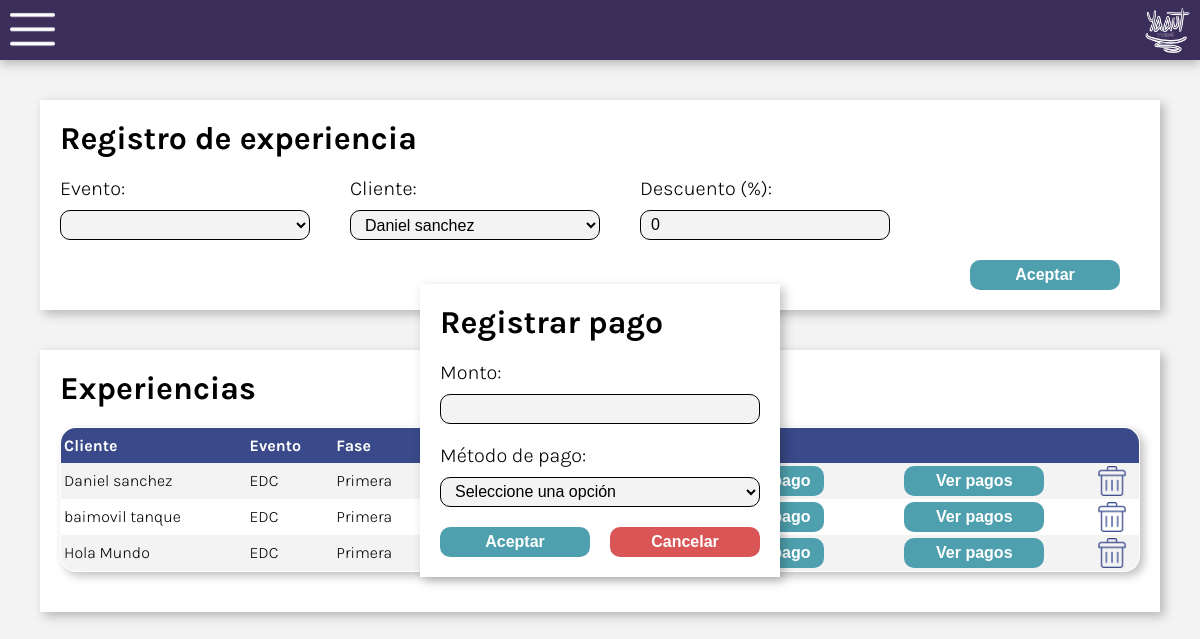
The app's page /Experiencias.php, older data.
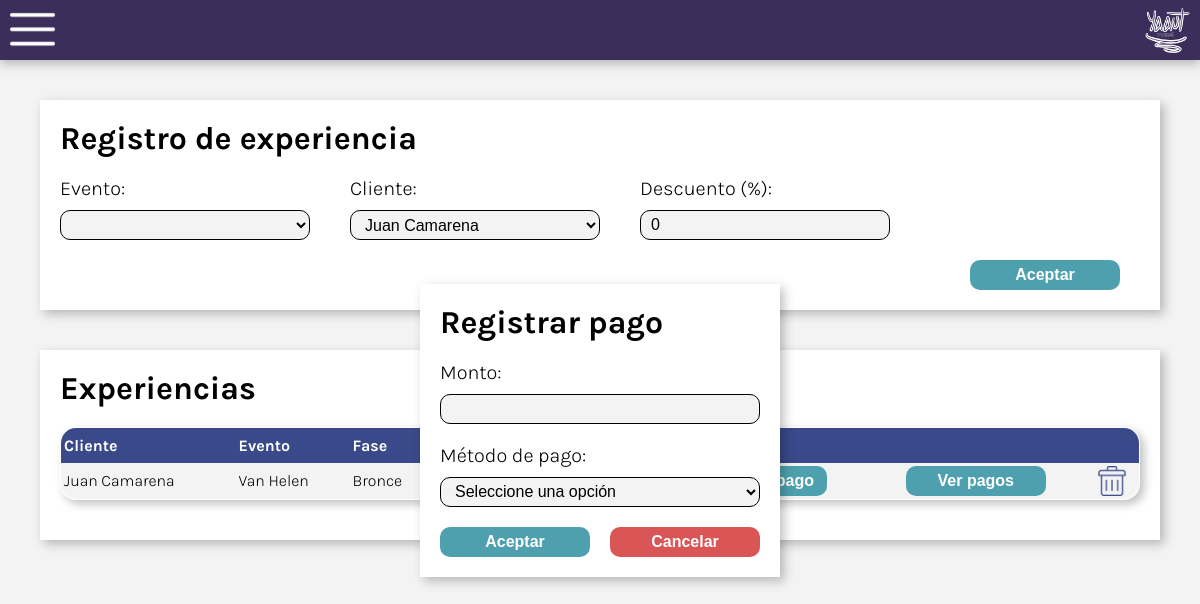
The same page, newer data.
### tables this page shows
CREATE TABLE `experiencias` (
  `idExperiencia` mediumint(9) NOT NULL,
  `descuento` float NOT NULL,
  `pagado` float NOT NULL,
  `idEvento` mediumint(9) NOT NULL,
  `idFase` mediumint(9) NOT NULL,
  `idCliente` mediumint(9) NOT NULL
);

CREATE TABLE `clientes` (
  `idCliente` mediumint(9) NOT NULL,
  `nombre` varchar(40) NOT NULL,
  `apellidoPaterno` varchar(40) NOT NULL,
  `apellidoMaterno` varchar(40) NOT NULL,
  `fechaNacimiento` date NOT NULL,
  `telefono` char(10) NOT NULL,
  `correoElectronico` varchar(35) NOT NULL,
  `estado` varchar(21) NOT NULL
);

CREATE TABLE `eventos` (
  `idEvento` mediumint(9) NOT NULL,
  `nombreEvento` varchar(40) NOT NULL,
  `fechaInicio` date NOT NULL,
  `horaInicio` time NOT NULL,
  `fechaFinal` date NOT NULL,
  `horaFinal` time NOT NULL,
  `lugar` varchar(50) NOT NULL,
  `tipo` varchar(20) NOT NULL,
  `banner` varchar(40) NOT NULL,
  `status` varchar(40) NOT NULL,
  `fechaUltimoPago` date NOT NULL
);

CREATE TABLE `fases` (
  `idFase` mediumint(9) NOT NULL,
  `nombre` varchar(40) NOT NULL,
  `precio` float NOT NULL,
  `fechaFinal` date NOT NULL,
  `idEvento` mediumint(9) NOT NULL
);

### Experiencias.php (the view, shortened to what this page needs)
<!DOCTYPE html>
<html>
<head>
	<link href="Estilos.css" rel="stylesheet" type="text/css">
</head>
<body>
	<?php
		$con = conectar();
	?>
	<div class="Canvas">
		<div class="Header">
			<label for="Check" class="IconMenu" onclick="cambio()"><img id="MenuImg" src="Resources/menu.png"></label>
			<img class="Logo" src="Resources/logo.png">
		</div>
		<form id="formularioExperiencias" name="formularioExperiencias" method="post" action="">
			<span class="RegExperiencia">
				<h1>Registro de experiencia</h1>
				<div class="Event">
					<p>Evento:</p>
					<select name="idEvento" id="idEvento">
				</select>
				</div>
				<div class="Client">
					<p>Cliente:</p>
					<select name="idCliente">
						<?php
						$sql = mysqli_query($con, "SELECT nombre, apellidoPaterno, idCliente FROM clientes");
						while ($row = $sql->fetch_assoc()){
							echo "<option value=\"".$row['idCliente']."\">" . $row['nombre'] ." ".$row['apellidoPaterno']."</option>";
						}
						?>
				</select>
				</div>
				<div class="Discount">
					<p>Descuento (%):</p>
					<input type="number" name="descuento" min="0" max="100" value=0>
				</div>
				<button class="BtnAcept" type="submit" name="submitButton">Aceptar</button>
			</span>
		</form>
		<div id="RegPago">
			<div class="extensor"></div>
			<div id="MensajeReg">
				<h1>Registrar pago</h1>
				<div class="Pay">
					<p>Monto:</p>
					<input type="text" name="inputPay">
				</div>
				<div class="Method">
					<p>Método de pago:</p>
					<select name="inputMethod">
						<option>Seleccione una opción</option>
					</select>
				</div>
				<button class="BtnAcept">Aceptar</button>
				<button class="BtnCancel" onclick="Cerrar('RegPago')">Cancelar</button>
			</div>
		</div>
		<span class="Experiencia">
			<h1>Experiencias</h1>
			<?php
				include("Back/mostrarExperiencias.php");
			?>
				<?php
					mostrarExperiencias($con);
				?>
		</span>
	</div>
</body>
</html>

### Back/mostrarExperiencias.php (shortened to what this page needs)
<?php
function mostrarExperiencias($con){
    if(isset($_POST['buscarButton']))
    {
        $buscar = $_POST['buscar'];
        $SQL = "SELECT * FROM clientes WHERE nombre LIKE '$buscar%'
		OR apellidoPaterno LIKE '$buscar%'
		OR apellidoMaterno LIKE '$buscar%'
		OR fechaNacimiento LIKE '$buscar%'
		OR telefono LIKE '$buscar%'
		OR correoElectronico LIKE '$buscar%'
		OR estado LIKE '$buscar%'
		ORDER BY nombre, apellidoPaterno, apellidoMaterno, fechaNacimiento DESC, estado";
    }
    else
    {
	$sql = "SELECT experiencias.idExperiencia, experiencias.idCliente, experiencias.pagado, experiencias.descuento,
		clientes.nombre as nombreCliente, clientes.apellidoPaterno,
		eventos.nombreEvento,
		fases.nombre as nombreFase, fases.precio
		FROM experiencias
		INNER JOIN clientes ON experiencias.idCliente=clientes.idCliente
		INNER JOIN eventos ON experiencias.idEvento=eventos.idEvento
		INNER JOIN fases ON experiencias.idFase=fases.idFase;";
	$resultado = mysqli_query($con,$sql);
  $class="TabExp";
	echo "<table class=".$class.">
		<tr>
		<th> Cliente </th>
			<th> Evento </th>
			<th> Fase </th>
			<th> Pagado </th>
			<th> Pendiente </th>
			<th> </th>
      <th> </th>
			<th> </th>
		</tr>";
    $b = "basura";
    $dir = "./Resources/basura.png";
    $class = "BtnRegPay";
	while ($row = mysqli_fetch_array($resultado))
	{
		$descuento = ($row['precio']*$row['descuento'])/100;
		$precioConDescuento =$row['precio'] - $descuento;
		$debe = $precioConDescuento - $row['pagado'];
		echo "<tr>
      		<td>".$row['nombreCliente']." ".$row['apellidoPaterno']."</td>
      		<td>".$row['nombreEvento']."</td>
      		<td>".$row['nombreFase']."</td>
      		<td>".$row['pagado']."</td>
      		<td>".$debe."</td>";
    $env="Envanecer('RegPago')";
    print("<td><button class=$class onclick=$env>Registrar pago</button></td>");
    $env="Envanecer('ShPago')";
    $class = "BtnShPay";
    print("<td><button class=$class onclick=$env>Ver pagos</button></td>");
    print("<td><a href=Back/EliminarExperiencia.php?Id=".$row['idExperiencia']."><img id=$b src=$dir></td>");
    print("</tr>");
	}
	echo "</table>";
    }
}
?>

### Estilos.css (style rules this page uses)
* { margin: 0; padding: 0; box-sizing: border-box; }
body { position: absolute; width: 100%; height: 100%; font-family: 'Karla', sans-serif; background: #F3F3F3; color: #000000; font-weight: 300; font-size: 16px; }
.Canvas { width: 100%; max-width: 1920px; display: grid; grid-gap: 40px; grid-template-rows: repeat(3, auto); }
.Header { background: #3B2E5A; color: white; padding-right: 10px; height: 60px; box-shadow: 0px 4px 10px rgba(0, 0, 0, 0.25); display: grid; grid-gap: 5px; grid-template-columns: repeat(2, auto); }
.IconMenu { margin-left: 10px; grid-column: 1; grid-row: 1; align-self: center; transition: all 300ms ease; z-index: 2; }
#MenuImg { cursor: pointer; align-self: center; }
.Logo { grid-column: 2; grid-row: 1; align-self: center; justify-self: end; }
img { width: 45px; height: 45px; }
span { margin-right: 40px; margin-left: 40px; padding: 20px; background: #FFFFFF; color: #000000; box-shadow: 4px 4px 10px rgba(0, 0, 0, 0.25); display: grid; grid-gap: 20px; grid-template-columns: repeat(5, auto); grid-template-rows: repeat(3); }
h1 { grid-column: 1 / -1; grid-row: 1; }
p { font-size: 20px; margin-bottom: 10px; }
input, select { width: 250px; height: 30px; background: #F3F3F3; border: 1px solid #000000; border-radius: 10px; font-size: 16px; padding: 0 10px; outline: none; }
button { outline: none; border: none; cursor: pointer; }
.BtnAcept { width: 150px; height: 30px; font-size: 16px; border-radius: 10px; color: #FFFFFF; font-weight: bold; background: #4EA0AE; }
table { border-collapse: collapse; width: 100%; box-shadow: 4px 4px 10px rgba(0, 0, 0, 0.25); border: 1px solid #000000; border-radius: 1em; overflow: hidden; font-size: 16px; outline: none; }
td, th { text-align: left; padding: 3px; }
th { background: #394989; color: #FFFFFF; }
tr { background: #FFFFFF; height: 35px; }
tr:nth-child(even) { background: #F3F3F3; }
#basura { width: 30px; height: 30px; margin: auto; display: block; cursor: pointer; }
.BtnCancel { width: 150px; height: 30px; font-size: 16px; border-radius: 10px; color: #FFFFFF; font-weight: bold; background: #DA5656; }
.RegExperiencia .Event { grid-column: 1; grid-row: 2; }
.RegExperiencia .Client { grid-column: 2; grid-row: 2; }
.RegExperiencia .Discount { grid-column: 3; grid-row: 2; }
.RegExperiencia .BtnAcept { background: #4EA0AE; grid-column: 5; grid-row: 3; align-self: end; }
.Experiencia { grid-template-rows: repeat(3, auto); grid-template-columns: auto; }
.TabExp button { width: 140px; height: 30px; font-size: 16px; border-radius: 10px; color: #FFFFFF; font-weight: bold; background: #4EA0AE; margin: auto; display: block; }
#RegPago { position: fixed; width: 100%; max-width: 1920px; height: 100%; z-index: 1; display: grid; grid-template-rows: 60px auto; }
#MensajeReg { background: #FFFFFF; color: #000000; align-self: center; justify-self: center; padding: 20px; display: grid; grid-gap: 20px; grid-template-rows: repeat(4, auto); grid-template-columns: repeat(2, auto); box-shadow: 4px 4px 10px rgba(0, 0, 0, 0.25); }
#MensajeReg h1 { grid-column-start: 1; grid-column-end: 3; }
#MensajeReg .Pay { grid-column-start: 1; grid-column-end: 3; }
.Pay input { width: 100%; }
#MensajeReg .Method { grid-column-start: 1; grid-column-end: 3; }
.Method select { width: 100%; }

Row changes from the older to the newer data that the page shows:
removed experiencias: idCliente.nombre "Daniel", idCliente.apellidoPaterno "sanchez", idEvento.nombreEvento "EDC", idFase.nombre "Primera"
removed experiencias: idCliente.nombre "baimovil", idCliente.apellidoPaterno "tanque", idEvento.nombreEvento "EDC", idFase.nombre "Primera"
removed experiencias: idCliente.nombre "Hola", idCliente.apellidoPaterno "Mundo", idEvento.nombreEvento "EDC", idFase.nombre "Primera"
added experiencias: idCliente.nombre "Juan", idCliente.apellidoPaterno "Camarena", idEvento.nombreEvento "Van Helen", idFase.nombre "Bronce"
Text that changed along with them:
form field idCliente: "Daniel sanchez" → "Juan Camarena"
